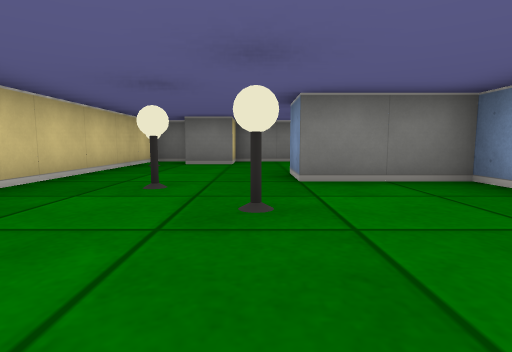
View 1 (above)

12 first-person views from a walk through a cub3D maze. The camera is about half as high as the walls, tilts 6° down and sees 80° across. The floor is counted in squares. Each view is taken from the middle of a square. On the plan, view 1 faces up. The plan holds only what a view shows up to about 9 squares ahead; the rest is blank.

View 2
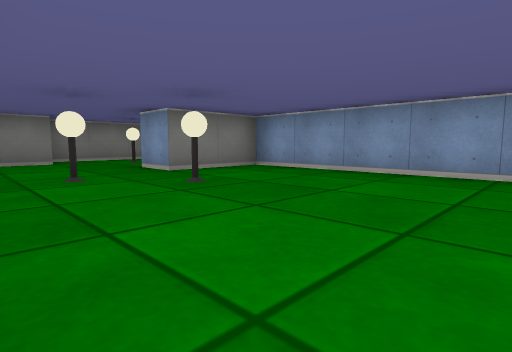

View 3
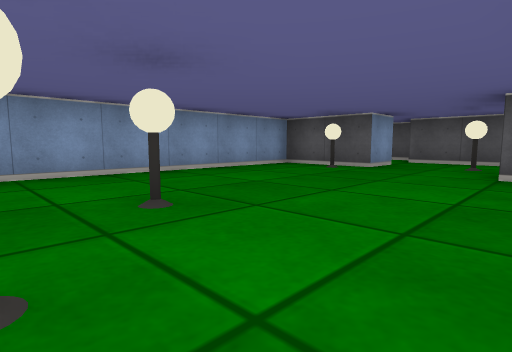

View 4
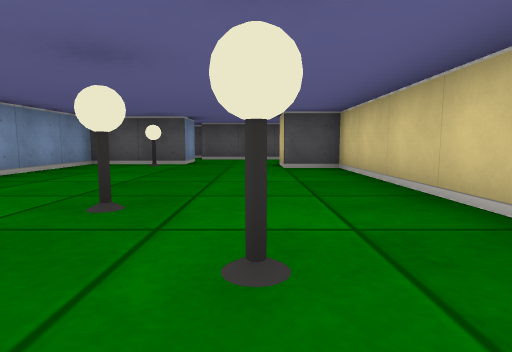

View 5
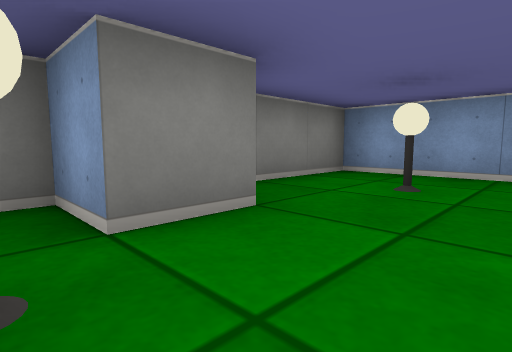

View 6
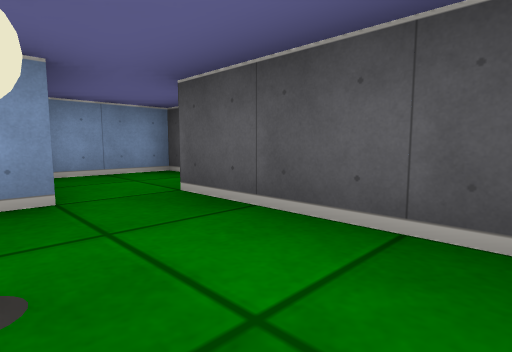

View 7
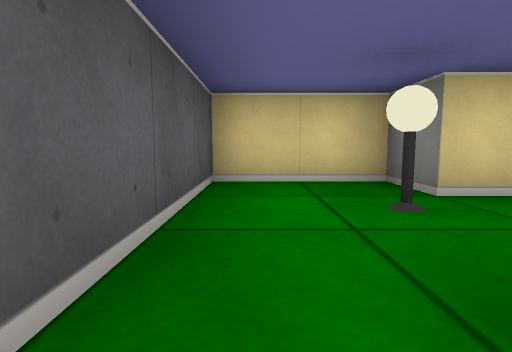

View 8
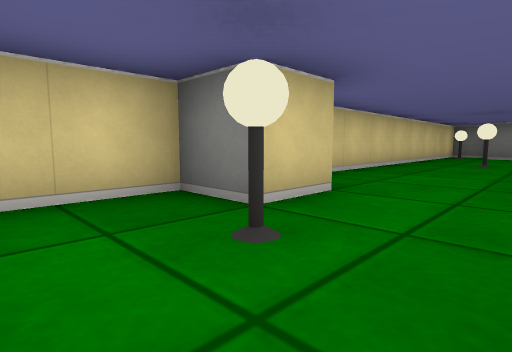

View 9
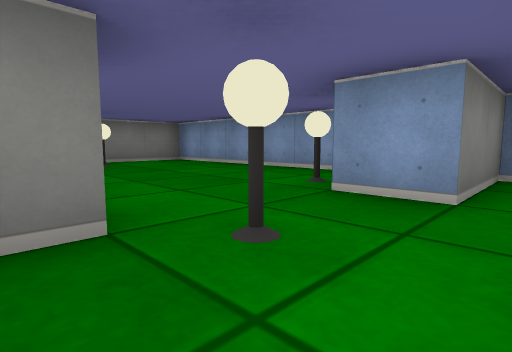

View 10
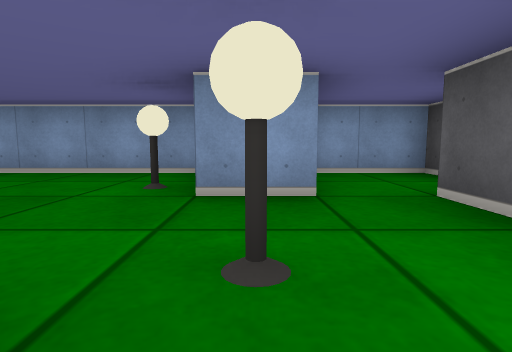

View 11
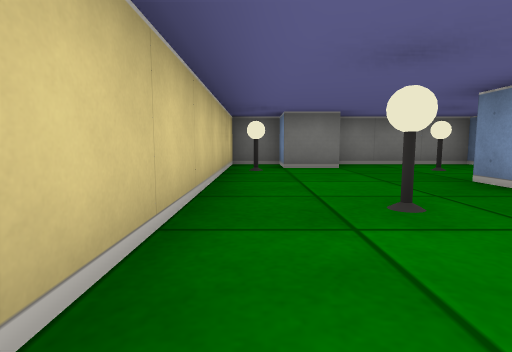

View 12
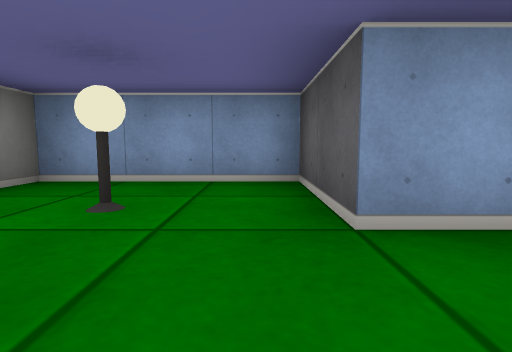

### Floor plan
Ten units are one square. View 1 is at (0, 0); x grows to the right and y downward. Boxes are objects, and circles mark ways between rooms. Rooms are numbered by the first view taken in them; rooms with no view inside come last. Other rooms are left out.
<svg viewBox="-30 -80 60 140">
<path fill="none" stroke="#000" d="M5 25 25 25 25 -35 5 -35 5 -45 25 -45 25 -75 -5 -75 -5 -65 -15 -65M-15 -75 -25 -75 -25 15 -15 15 -15 25M-15 25 -25 25 -25 45 5 45M5 35 5 25M8 55 25 55 25 35 5 35"/>
<rect x="-25" y="-65" width="10" height="10" fill="#bbb"><title>lamp</title></rect>
<rect x="-15" y="-35" width="10" height="10" fill="#bbb"><title>lamp</title></rect>
<rect x="-5" y="-25" width="10" height="10" fill="#bbb"><title>lamp</title></rect>
<rect x="5" y="15" width="10" height="10" fill="#bbb"><title>lamp</title></rect>
<rect x="5" y="-65" width="10" height="10" fill="#bbb"><title>lamp</title></rect>
<rect x="-15" y="25" width="10" height="10" fill="#bbb"><title>lamp</title></rect>
<circle cx="0" cy="30" r="3" fill="#2a7"/>
<circle cx="0" cy="40" r="3" fill="#2a7"/>
<text x="0" y="-20">1</text>
<text x="-10" y="30">2</text>
<text x="10" y="40">3</text>
</svg>
Room 1 opens to room 2. Room 2 opens to room 3.

Where each view was taken, in squares from view 1:
view 1: 0 up, 0 right, facing up
view 2: 1 down, 2 left, facing up-right
view 3: 3 up, 2 left, facing down-right
view 4: 4 up, 1 left, facing down
view 5: 5 up, 2 left, facing up-right
view 6: 3 down, 2 left, facing down-right
view 7: 4 down, 1 right, facing left
view 8: 4 down, 0 right, facing up-left
view 9: 4 down, 2 left, facing up-right
view 10: 3 down, 2 left, facing right
view 11: 1 up, 2 left, facing up
view 12: 5 up, 1 left, facing right
